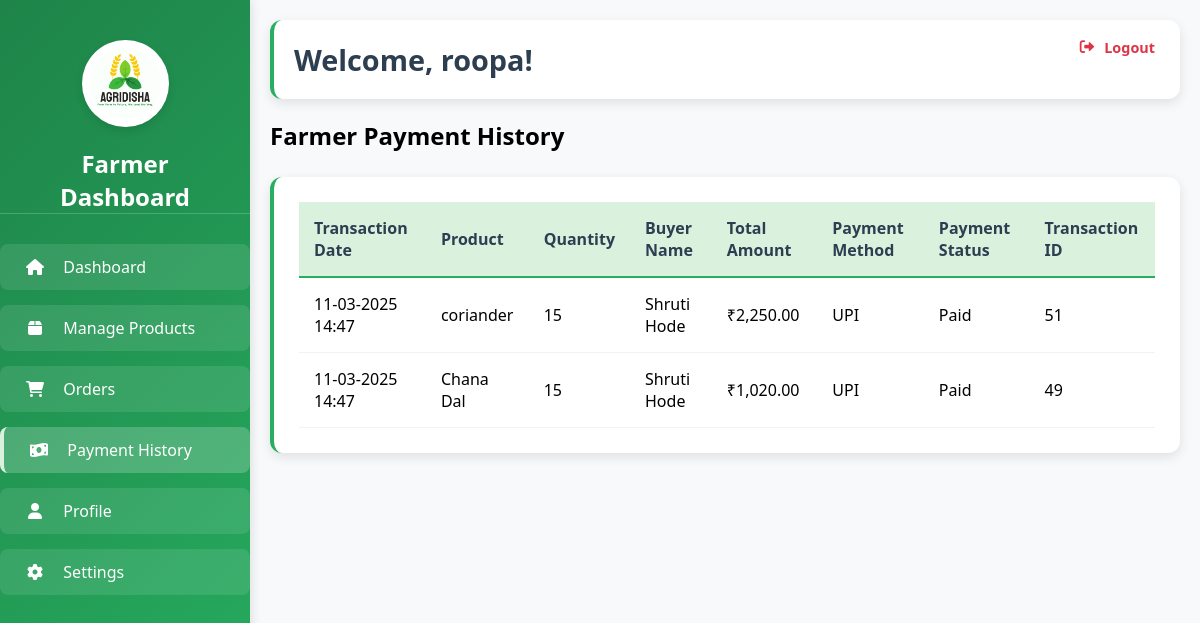
/fardemo.php?tab=payments (signed in), run on the app's committed database.
### tables this page shows
CREATE TABLE IF NOT EXISTS `transactions` (
  `id` int NOT NULL AUTO_INCREMENT,
  `order_id` int NOT NULL,
  `buyer_id` int NOT NULL,
  `payment_method` enum('Credit Card','Debit Card','UPI','Net Banking','Cash on Delivery') NOT NULL,
  `amount` decimal(10,2) NOT NULL,
  `payment_status` enum('Paid','Unpaid','Refunded') NOT NULL DEFAULT 'Unpaid',
  `transaction_date` timestamp NULL DEFAULT CURRENT_TIMESTAMP,
  `created_at` timestamp NULL DEFAULT CURRENT_TIMESTAMP,
  PRIMARY KEY (`id`),
  KEY `order_id` (`order_id`),
  KEY `buyer_id` (`buyer_id`)
);

CREATE TABLE IF NOT EXISTS `products` (
  `id` int NOT NULL AUTO_INCREMENT,
  `name` varchar(255) NOT NULL,
  `description` text,
  `price` decimal(10,2) NOT NULL,
  `unit` varchar(50) NOT NULL,
  `quantity` int NOT NULL,
  `category` varchar(100) NOT NULL,
  `location` varchar(100) NOT NULL,
  `image_url` varchar(255) DEFAULT NULL,
  `seller_id` int NOT NULL,
  `organic_certified` tinyint(1) DEFAULT '0',
  `in_stock` tinyint(1) DEFAULT '1',
  `delivery_options` varchar(255) DEFAULT NULL,
  `created_at` timestamp NULL DEFAULT CURRENT_TIMESTAMP,
  `updated_at` timestamp NULL DEFAULT CURRENT_TIMESTAMP ON UPDATE CURRENT_TIMESTAMP,
  PRIMARY KEY (`id`),
  KEY `seller_id` (`seller_id`)
);

CREATE TABLE IF NOT EXISTS `orders` (
  `id` int NOT NULL AUTO_INCREMENT,
  `buyer_id` int NOT NULL,
  `seller_id` int NOT NULL,
  `product_id` int NOT NULL,
  `quantity` int NOT NULL,
  `total_price` decimal(10,2) NOT NULL,
  `created_at` timestamp NULL DEFAULT CURRENT_TIMESTAMP,
  `order_date` date NOT NULL,
  `status` enum('Pending','Shipped','Delivered','Cancelled') NOT NULL DEFAULT 'Pending',
  PRIMARY KEY (`id`),
  KEY `buyer_id` (`buyer_id`),
  KEY `seller_id` (`seller_id`),
  KEY `product_id` (`product_id`)
);

CREATE TABLE IF NOT EXISTS `users` (
  `id` int NOT NULL AUTO_INCREMENT,
  `username` varchar(100) NOT NULL,
  `email` varchar(100) NOT NULL,
  `password_hash` varchar(255) NOT NULL,
  `role` enum('Farmer','Buyer','Admin') NOT NULL,
  `status` enum('approved','pending') NOT NULL DEFAULT 'pending',
  `otp` varchar(6) NOT NULL,
  `otp_verified` tinyint(1) DEFAULT '0',
  `otp_timestamp` timestamp NULL DEFAULT CURRENT_TIMESTAMP,
  `reset_token` varchar(300) DEFAULT NULL,
  `reset_token_expiry` datetime DEFAULT NULL,
  `address_line1` varchar(255) DEFAULT NULL,
  `address_line2` varchar(255) DEFAULT NULL,
  `city` varchar(100) DEFAULT NULL,
  `state` varchar(100) DEFAULT NULL,
  `postal_code` varchar(20) DEFAULT NULL,
  `country` varchar(100) DEFAULT NULL,
  `phone` varchar(20) DEFAULT NULL,
  PRIMARY KEY (`id`),
  UNIQUE KEY `email` (`email`)
);

### payments.php (the view, shortened to what this page needs)
<?php
$payments_query = "SELECT t.*,
                          o.id AS order_id,
                          o.product_id,
                          o.quantity,
                          p.name AS product_name,
                          u.username AS buyer_name
                   FROM transactions t
                   LEFT JOIN orders o ON t.order_id = o.id
                   LEFT JOIN products p ON o.product_id = p.id
                   LEFT JOIN users u ON t.buyer_id = u.id
                   WHERE o.seller_id = ?
                   ORDER BY t.transaction_date DESC";
$stmt = $conn->prepare($payments_query);
$stmt->bind_param("i", $_SESSION['id']);
$stmt->execute();
$payments = $stmt->get_result();
?>
<h2>Farmer Payment History</h2>
<div class="table-container">
    <table>
        <thead>
            <tr>
                <th>Transaction Date</th>
                <th>Product</th>
                <th>Quantity</th>
                <th>Buyer Name</th>
                <th>Total Amount</th>
                <th>Payment Method</th>
                <th>Payment Status</th>
                <th>Transaction ID</th>
            </tr>
        </thead>
        <tbody>
            <?php if ($payments->num_rows > 0): ?>
                <?php while ($payment = $payments->fetch_assoc()): ?>
                <tr>
                    <td><?php echo date('d-m-Y H:i', strtotime($payment['transaction_date'])); ?></td>
                    <td><?php echo htmlspecialchars($payment['product_name'] ?? 'N/A'); ?></td>
                    <td><?php echo htmlspecialchars($payment['quantity'] ?? 'N/A'); ?></td>
                    <td><?php echo htmlspecialchars($payment['buyer_name']); ?></td>
                    <td>₹<?php echo number_format($payment['amount'], 2); ?></td>
                    <td><?php echo htmlspecialchars($payment['payment_method']); ?></td>
                    <td>
                        <?php
                        $status = htmlspecialchars($payment['payment_status']);
                        $status_class = '';
                        switch ($status) {
                            case 'Paid':
                                $status_class = 'status-success';
                                break;
                        }
                        echo "<span class='$status_class'>$status</span>";
                        ?>
                    </td>
                    <td><?php echo htmlspecialchars($payment['id']); ?></td>
                </tr>
                <?php endwhile; ?>
            <?php else: ?>
                <tr>
                   <center> <td colspan="8" class="text-center">No payment history found</td></center>
                </tr>
            <?php endif; ?>
        </tbody>
    </table>
</div>

### ASSETS/CSS/buyer.css (style rules this page uses)
:root { --primary-green: #1e8449; --secondary-green: #27ae60; --light-green: #daf1de; --accent-brown: #8b4513; --neutral-beige: #f5f0e1; --text-dark: #2c3e50; --text-light: #ffffff; --shadow: rgba(0, 0, 0, 0.1); }
* { margin: 0; padding: 0; box-sizing: border-box; font-family: 'Segoe UI', Tahoma, Geneva, Verdana, sans-serif; }
body { font-family: 'Segoe UI', Tahoma, Geneva, Verdana, sans-serif; margin: 0; padding: 0; background-color: #f8f9fa; }
.table-container { background: white; padding: 25px; border-radius: 12px; box-shadow: 0 4px 12px var(--shadow); margin-top: 25px; border-left: 4px solid var(--secondary-green); }
table { width: 100%; border-collapse: separate; border-spacing: 0; }
th { background-color: var(--light-green); color: var(--text-dark); padding: 15px; text-align: left; font-weight: 600; border-bottom: 2px solid var(--secondary-green); }
td { padding: 15px; border-bottom: 1px solid rgba(0, 0, 0, 0.05); }

### data on the page
transactions: transaction_date "11-03-2025 14:47", products.name "coriander", order.quantity "15", buyer.username "Shruti Hode", amount "2,250.00", payment_method "UPI", payment_status "Paid", id "51"
transactions: transaction_date "11-03-2025 14:47", products.name "Chana Dal", order.quantity "15", buyer.username "Shruti Hode", amount "1,020.00", payment_method "UPI", payment_status "Paid", id "49"

### other printed values
$_SESSION['username'] "roopa"
